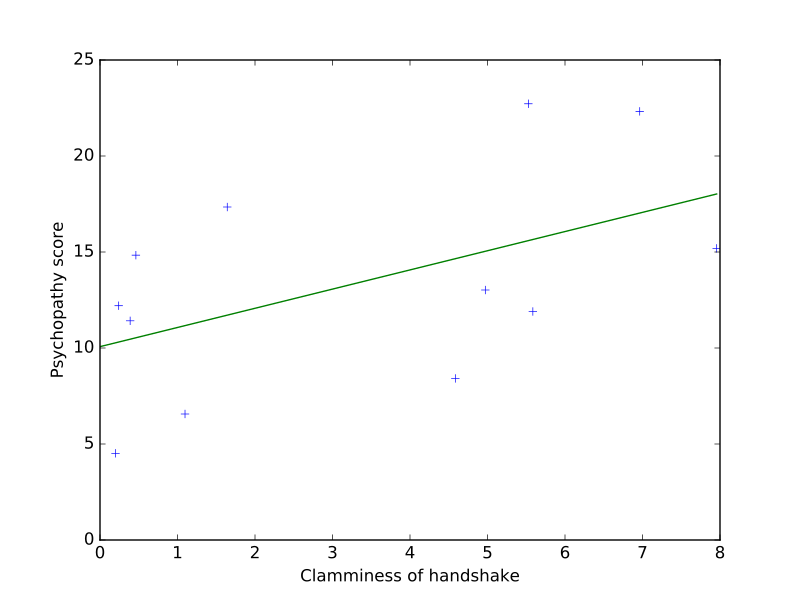

Python code for this plot:
# Use the pseudoinverse to get estimated B
B = npl.pinv(X).dot(psychopathy)
B
# array([ 10.071286,   0.999257])

# Plot the data
plt.plot(clammy, psychopathy, '+')
# [...]

def my_best_line(x):
    # Best prediction for psychopathy given clamminess
    return B[0] + B[1] * x

# Plot the new prediction
x_vals = [0, max(clammy)]
y_vals = [my_best_line(0), my_best_line(max(clammy))]
plt.plot(x_vals, y_vals)
# [...]
plt.xlabel('Clamminess of handshake')
# <...>
plt.ylabel('Psychopathy score')
# <...>
